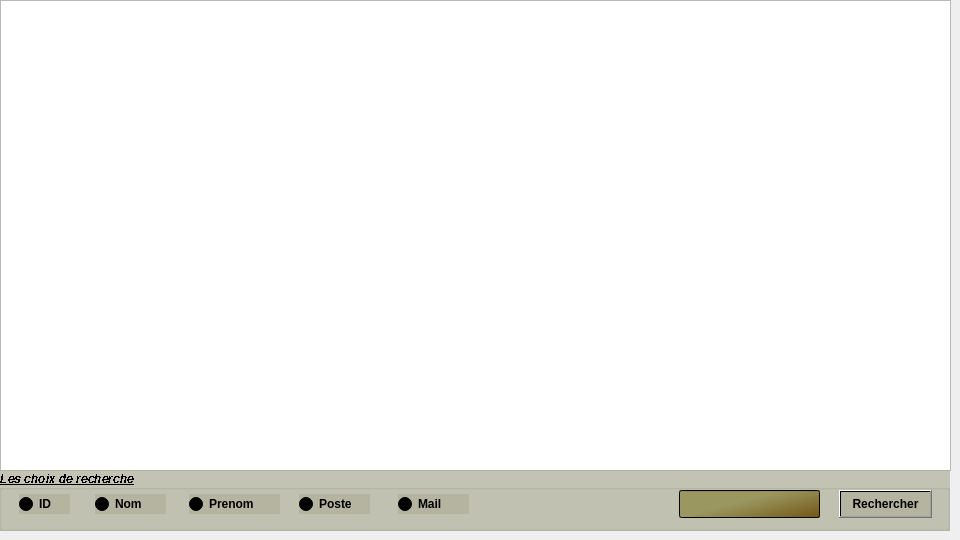
      <widget class="QWidget" name="Afficher">
       <attribute name="title">
        <string>Afficher</string>
       </attribute>
       <widget class="QTableView" name="tab_juge">
        <property name="geometry">
         <rect>
          <x>0</x>
          <y>0</y>
          <width>951</width>
          <height>471</height>
         </rect>
        </property>
        <property name="sizePolicy">
         <sizepolicy hsizetype="Expanding" vsizetype="Fixed">
          <horstretch>0</horstretch>
          <verstretch>0</verstretch>
         </sizepolicy>
        </property>
        <property name="font">
         <font>
          <pointsize>10</pointsize>
          <weight>50</weight>
          <bold>false</bold>
         </font>
        </property>
        <property name="styleSheet">
         <string notr="true">background-image: url(:/image/image/77.jpg);</string>
        </property>
        <property name="showGrid">
         <bool>true</bool>
        </property>
        <property name="sortingEnabled">
         <bool>false</bool>
        </property>
        <property name="wordWrap">
         <bool>true</bool>
        </property>
       </widget>
       <widget class="QGroupBox" name="groupBox">
        <property name="geometry">
         <rect>
          <x>-1</x>
          <y>470</y>
          <width>951</width>
          <height>61</height>
         </rect>
        </property>
        <property name="font">
         <font>
          <family>Microsoft YaHei UI</family>
          <weight>75</weight>
          <italic>true</italic>
          <bold>true</bold>
          <underline>true</underline>
          <stylestrategy>NoAntialias</stylestrategy>
         </font>
        </property>
        <property name="autoFillBackground">
         <bool>false</bool>
        </property>
        <property name="styleSheet">
         <string notr="true">background-color: qlineargradient(spread:pad, x1:1, y1:0, x2:0, y2:1, stop:0 rgba(173, 173, 151, 172));</string>
        </property>
        <property name="title">
         <string>Les choix de recherche</string>
        </property>
        <property name="flat">
         <bool>false</bool>
        </property>
        <property name="checkable">
         <bool>false</bool>
        </property>
        <widget class="QLineEdit" name="lineEdit_Recherche">
         <property name="geometry">
          <rect>
           <x>680</x>
           <y>20</y>
           <width>141</width>
           <height>28</height>
          </rect>
         </property>
         <property name="styleSheet">
          <string notr="true">background-color: qlineargradient(spread:pad, x1:0.305, y1:0.477773, x2:1, y2:1, stop:0.0869565 rgba(127, 120, 37, 148), stop:0.978261 rgba(114, 87, 21, 255), stop:1 rgba(255, 255, 255, 255));</string>
         </property>
        </widget>
        <widget class="QPushButton" name="b_recherhcer">
         <property name="geometry">
          <rect>
           <x>840</x>
           <y>20</y>
           <width>93</width>
           <height>28</height>
          </rect>
         </property>
         <property name="font">
          <font>
           <weight>75</weight>
           <bold>true</bold>
          </font>
         </property>
         <property name="styleSheet">
          <string notr="true">background-image: url(:/image/image/3.jpg);</string>
         </property>
         <property name="text">
          <string>Rechercher</string>
         </property>
        </widget>
        <widget class="QRadioButton" name="tri1">
         <property name="geometry">
          <rect>
           <x>20</x>
           <y>24</y>
           <width>51</width>
           <height>20</height>
          </rect>
         </property>
         <property name="font">
          <font>
           <pointsize>9</pointsize>
           <weight>75</weight>
           <bold>true</bold>
          </font>
         </property>
         <property name="styleSheet">
          <string notr="true"/>
         </property>
         <property name="text">
          <string>ID</string>
         </property>
        </widget>
        <widget class="QRadioButton" name="tri4">
         <property name="geometry">
          <rect>
           <x>300</x>
           <y>24</y>
           <width>71</width>
           <height>20</height>
          </rect>
         </property>
         <property name="font">
          <font>
           <pointsize>9</pointsize>
           <weight>75</weight>
           <bold>true</bold>
          </font>
         </property>
         <property name="text">
          <string>Poste</string>
         </property>
        </widget>
        <widget class="QRadioButton" name="tri3">
         <property name="geometry">
          <rect>
           <x>190</x>
           <y>24</y>
           <width>91</width>
           <height>20</height>
          </rect>
         </property>
         <property name="font">
          <font>
           <pointsize>9</pointsize>
           <weight>75</weight>
           <bold>true</bold>
          </font>
         </property>
         <property name="text">
          <string>Prenom</string>
         </property>
        </widget>
        <widget class="QRadioButton" name="tri2">
         <property name="geometry">
          <rect>
           <x>96</x>
           <y>24</y>
           <width>71</width>
           <height>20</height>
          </rect>
         </property>
         <property name="font">
          <font>
           <pointsize>9</pointsize>
           <weight>75</weight>
           <bold>true</bold>
          </font>
         </property>
         <property name="text">
          <string>Nom</string>
         </property>
        </widget>
        <widget class="QRadioButton" name="tri5">
         <property name="geometry">
          <rect>
           <x>399</x>
           <y>24</y>
           <width>71</width>
           <height>20</height>
          </rect>
         </property>
         <property name="font">
          <font>
           <pointsize>9</pointsize>
           <weight>75</weight>
           <bold>true</bold>
          </font>
         </property>
         <property name="text">
          <string>Mail</string>
         </property>
        </widget>
       </widget>
      </widget>
